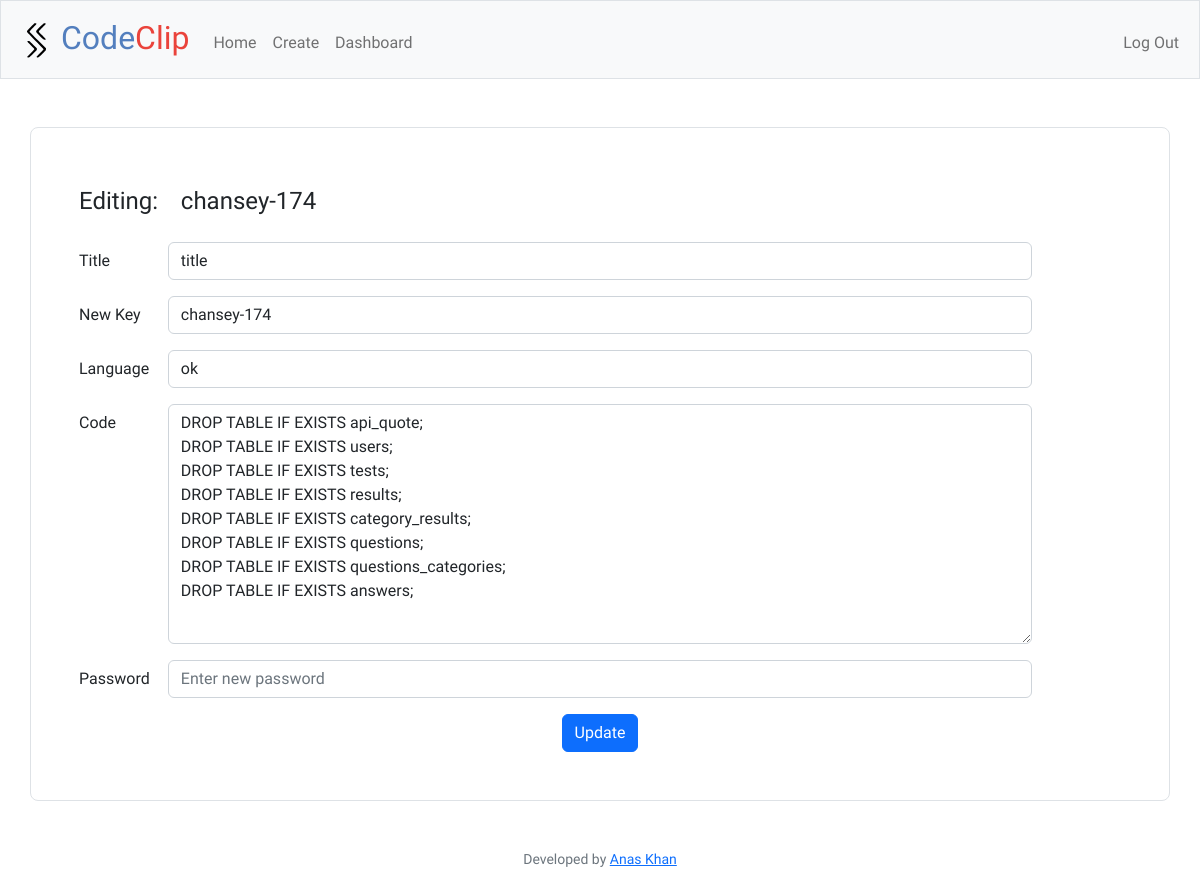
The page /update?key=chansey-174 (signed in) on the database its author committed.
### tables this page shows
CREATE TABLE history (id INTEGER PRIMARY KEY AUTOINCREMENT, user_id INTEGER NOT NULL, title TEXT NOT NULL, "key" TEXT UNIQUE, lang TEXT, code TEXT NOT NULL, pw TEXT, time TIMESTAMP DEFAULT CURRENT_TIMESTAMP, pw_req NUMERIC (1) DEFAULT (0) NOT NULL, FOREIGN KEY (user_id) REFERENCES users (id));

### app.py (the view)
@app.route("/update", methods=["GET", "POST"])
@login_required
def update():
    user_id = session["user_id"]
    if request.method == "POST":
        title = request.form.get("title")
        key = request.form.get("key")
        keynew = request.form.get("keynew")
        lang = request.form.get("lang")
        pw = request.form.get("pw")
        if pw == "":
            pw_req = 0
        else:
            pw_req = 1
        pw = generate_password_hash(request.form.get("pw"))
        code = request.form.get("code")
        if title == "":
            flash("Please enter a title", "yellow")
            return redirect('/dashboard')
        if code == "":
            flash("Please enter the code", "yellow")
            return redirect('/dashboard')
        try:
            db.execute("UPDATE history SET title = ?, key = ?, lang = ? , code = ? , pw = ? , pw_req = ?, time = CURRENT_TIMESTAMP WHERE key = ? AND user_id = ? ",
                       title, keynew, lang, code, pw, pw_req, key, user_id)
        except:
            flash("Choose a different key.", "red")
            return redirect('/dashboard')
        flash("Update Successfully!", "green")
        return redirect('/dashboard')
    else:
        key = request.args.get("key")
        try:
            user_id2 = db.execute("SELECT user_id FROM history WHERE key = ?", key)[
                0]["user_id"]
            if user_id == user_id2:
                query = db.execute(
                    "SELECT title,key,lang,code FROM history WHERE key = ? AND user_id = ?", key, user_id)
            else:
                flash("Illegal User", "yellow")
                return redirect('/dashboard')
        except:
            flash("Invalid Key", "yellow")
            return redirect('/dashboard')
        return render_template("update.html", query=query)

### app.py (called while the page is built)
@app.after_request
def after_request(response):
    response.headers["Cache-Control"] = "no-cache, no-store, must-revalidate"
    response.headers["Expires"] = 0
    response.headers["Pragma"] = "no-cache"
    return response

### helpers.py (called while the page is built)
def login_required(f):
    @wraps(f)
    def decorated_function(*args, **kwargs):
        if session.get("user_id") is None:
            return redirect("/login")
        return f(*args, **kwargs)
    return decorated_function

### templates/update.html
{% extends "layout.html" %} {% block title %} Update {% endblock %} {% block
main %}
<form action="/update" method="post" class="container rounded-3 border p-5">
  <div class="row mb-3 w-auto">
    {% for i in query %}
    <label for="key" class="col-sm-1 col-form-label fs-4" align="left"
      >Editing:</label
    >
    <div class="col-sm-10">
      <input
        autocomplete="off"
        class="form-control border-white fs-4"
        id="key"
        name="key"
        placeholder="Key"
        type="text"
        value="{{i.key}}"
        readonly
      />
    </div>
  </div>
  <div class="row mb-3">
    <label for="title" class="col-sm-1 col-form-label" align="left"
      >Title</label
    >
    <div class="col-sm-10">
      <input
        autocomplete="off"
        autofocus
        class="form-control"
        id="title"
        name="title"
        placeholder="CodeClip Title*"
        type="text"
        value="{{i.title}}"
      />
    </div>
  </div>
  <div class="row mb-3">
    <label for="newkey" class="col-sm-1 col-form-label" align="left"
      >New Key</label
    >
    <div class="col-sm-10">
      <input
        autocomplete="off"
        class="form-control"
        id="keynew"
        name="keynew"
        placeholder="Key"
        type="text"
        value="{{i.key}}"
      />
    </div>
  </div>
  <div class="row mb-3">
    <label for="lang" class="col-sm-1 col-form-label" align="left"
      >Language</label
    >
    <div class="col-sm-10">
      <input
        autocomplete="off"
        class="form-control"
        id="lang"
        name="lang"
        placeholder="Language"
        type="text"
        value="{{i.lang}}"
      />
    </div>
  </div>
  <div class="row mb-3">
    <label for="code" class="col-sm-1 col-form-label" align="left">Code</label>
    <div class="col-sm-10">
      <textarea
        class="form-control"
        placeholder="Paste Code*"
        id="code"
        name="code"
        style="height: 15rem"
      >
{{i.code}}</textarea
      >
    </div>
  </div>
  <div class="row mb-3">
    <label for="pw" class="col-sm-1 col-form-label" align="left"
      >Password</label
    >
    <div class="col-sm-10">
      <input
        autocomplete="off"
        class="form-control"
        id="pw"
        name="pw"
        placeholder="Enter new password"
        type="text"
      />
    </div>
    {% endfor %}
  </div>
  <button class="btn btn-primary" type="submit">Update</button>
</form>
{% endblock %}

### static/styles.css (style rules this page uses)
* { font-family: 'Overpass', sans-serif; }

### rows shown on the page
history: key "chansey-174", title "title", keynew "chansey-174", lang "ok", code "DROP TABLE IF EXISTS api_quote; DROP TABLE IF EXISTS users; DROP TABLE IF EXISTS tests; DROP TABLE IF EXISTS results; DROP TABLE IF EXISTS category_results; DROP TABLE IF EXISTS questions; DROP TABLE IF EXISTS questions_categories; DROP TABLE IF EXISTS answers;"
